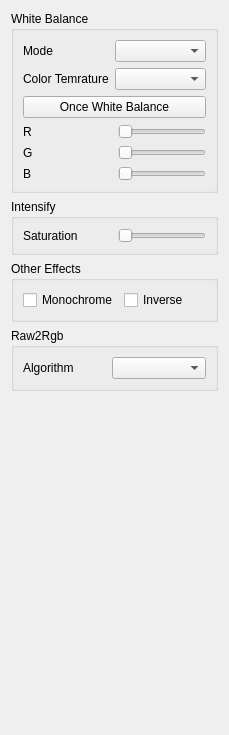
      <widget class="QWidget" name="tab_3">
       <attribute name="title">
        <string>Color</string>
       </attribute>
       <layout class="QVBoxLayout" name="verticalLayout_3">
        <item>
         <widget class="QGroupBox" name="groupBox_3">
          <property name="title">
           <string>White Balance</string>
          </property>
          <layout class="QVBoxLayout" name="verticalLayout_9">
           <item>
            <layout class="QHBoxLayout" name="horizontalLayout_12">
             <property name="spacing">
              <number>6</number>
             </property>
             <property name="leftMargin">
              <number>0</number>
             </property>
             <property name="topMargin">
              <number>0</number>
             </property>
             <property name="rightMargin">
              <number>0</number>
             </property>
             <property name="bottomMargin">
              <number>0</number>
             </property>
             <item>
              <widget class="QLabel" name="label_7">
               <property name="text">
                <string>Mode</string>
               </property>
              </widget>
             </item>
             <item>
              <widget class="QComboBox" name="comboBox_whiteBalanceMode">
               <property name="currentIndex">
                <number>-1</number>
               </property>
               <item>
                <property name="text">
                 <string>Manual</string>
                </property>
               </item>
               <item>
                <property name="text">
                 <string>Automation</string>
                </property>
               </item>
              </widget>
             </item>
            </layout>
           </item>
           <item>
            <layout class="QHBoxLayout" name="horizontalLayout_44">
             <property name="spacing">
              <number>6</number>
             </property>
             <property name="leftMargin">
              <number>0</number>
             </property>
             <property name="topMargin">
              <number>0</number>
             </property>
             <property name="rightMargin">
              <number>0</number>
             </property>
             <property name="bottomMargin">
              <number>0</number>
             </property>
             <item>
              <widget class="QLabel" name="label_32">
               <property name="text">
                <string>Color Temrature</string>
               </property>
              </widget>
             </item>
             <item>
              <widget class="QComboBox" name="comboBox_colorTemrature">
               <property name="currentIndex">
                <number>-1</number>
               </property>
               <item>
                <property name="text">
                 <string>Automation</string>
                </property>
               </item>
               <item>
                <property name="text">
                 <string>D65</string>
                </property>
               </item>
               <item>
                <property name="text">
                 <string>5500K</string>
                </property>
               </item>
               <item>
                <property name="text">
                 <string>Indoor</string>
                </property>
               </item>
              </widget>
             </item>
            </layout>
           </item>
           <item>
            <widget class="QPushButton" name="pushButton_onceWhiteBalance">
             <property name="text">
              <string>Once White Balance</string>
             </property>
            </widget>
           </item>
           <item>
            <layout class="QHBoxLayout" name="horizontalLayout_40" stretch="5,5">
             <item>
              <widget class="QLabel" name="label_14">
               <property name="text">
                <string>R</string>
               </property>
              </widget>
             </item>
             <item>
              <widget class="QSlider" name="slider_r">
               <property name="maximum">
                <number>400</number>
               </property>
               <property name="pageStep">
                <number>10</number>
               </property>
               <property name="orientation">
                <enum>Qt::Horizontal</enum>
               </property>
              </widget>
             </item>
            </layout>
           </item>
           <item>
            <layout class="QHBoxLayout" name="horizontalLayout_47" stretch="5,5">
             <item>
              <widget class="QLabel" name="label_15">
               <property name="text">
                <string>G</string>
               </property>
              </widget>
             </item>
             <item>
              <widget class="QSlider" name="slider_g">
               <property name="maximum">
                <number>400</number>
               </property>
               <property name="orientation">
                <enum>Qt::Horizontal</enum>
               </property>
              </widget>
             </item>
            </layout>
           </item>
           <item>
            <layout class="QHBoxLayout" name="horizontalLayout_48" stretch="5,5">
             <item>
              <widget class="QLabel" name="label_16">
               <property name="text">
                <string>B</string>
               </property>
              </widget>
             </item>
             <item>
              <widget class="QSlider" name="slider_b">
               <property name="maximum">
                <number>400</number>
               </property>
               <property name="orientation">
                <enum>Qt::Horizontal</enum>
               </property>
              </widget>
             </item>
            </layout>
           </item>
          </layout>
         </widget>
        </item>
        <item>
         <widget class="QGroupBox" name="groupBox_10">
          <property name="title">
           <string>Intensify</string>
          </property>
          <layout class="QHBoxLayout" name="horizontalLayout_18" stretch="5,5">
           <item>
            <widget class="QLabel" name="label_17">
             <property name="text">
              <string>Saturation</string>
             </property>
            </widget>
           </item>
           <item>
            <widget class="QSlider" name="slider_saturation">
             <property name="maximum">
              <number>200</number>
             </property>
             <property name="orientation">
              <enum>Qt::Horizontal</enum>
             </property>
            </widget>
           </item>
          </layout>
         </widget>
        </item>
        <item>
         <widget class="QGroupBox" name="groupBox_11">
          <property name="title">
           <string>Other Effects</string>
          </property>
          <layout class="QHBoxLayout" name="horizontalLayout_16">
           <item>
            <widget class="QCheckBox" name="checkBox_monochrome">
             <property name="text">
              <string>Monochrome</string>
             </property>
            </widget>
           </item>
           <item>
            <widget class="QCheckBox" name="checkBox_inverse">
             <property name="text">
              <string>Inverse</string>
             </property>
            </widget>
           </item>
          </layout>
         </widget>
        </item>
        <item>
         <widget class="QGroupBox" name="groupBox_12">
          <property name="title">
           <string>Raw2Rgb</string>
          </property>
          <layout class="QHBoxLayout" name="horizontalLayout_17">
           <item>
            <widget class="QLabel" name="label_3">
             <property name="text">
              <string>Algorithm</string>
             </property>
            </widget>
           </item>
           <item>
            <widget class="QComboBox" name="comboBox_algorithm">
             <property name="currentIndex">
              <number>-1</number>
             </property>
             <item>
              <property name="text">
               <string>Bilinear</string>
              </property>
             </item>
             <item>
              <property name="text">
               <string>A1</string>
              </property>
             </item>
             <item>
              <property name="text">
               <string>A2</string>
              </property>
             </item>
             <item>
              <property name="text">
               <string>A3</string>
              </property>
             </item>
             <item>
              <property name="text">
               <string>A4</string>
              </property>
             </item>
             <item>
              <property name="text">
               <string>A5</string>
              </property>
             </item>
             <item>
              <property name="text">
               <string>MidQuality</string>
              </property>
             </item>
             <item>
              <property name="text">
               <string>HighQuality</string>
              </property>
             </item>
            </widget>
           </item>
          </layout>
         </widget>
        </item>
        <item>
         <spacer name="verticalSpacer_3">
          <property name="orientation">
           <enum>Qt::Vertical</enum>
          </property>
          <property name="sizeHint" stdset="0">
           <size>
            <width>20</width>
            <height>333</height>
           </size>
          </property>
         </spacer>
        </item>
       </layout>
      </widget>
